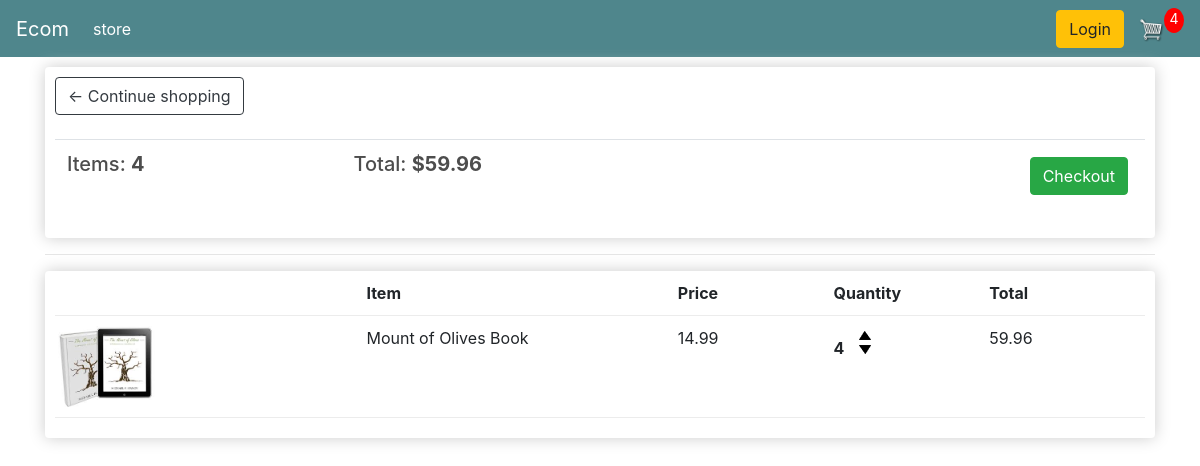
The app's page /cart/ (signed in) with its own data.
### store/models.py (models this page shows, shortened)
class Order(models.Model):
    customer = models.ForeignKey(Customer,on_delete=models.SET_NULL,blank=True,null=True)
    date_ordered = models.DateTimeField(auto_now_add=True)
    complete = models.BooleanField(default=False,null=True,blank=False)
    transaction_id = models.CharField(max_length=200,null=True)
    @property
    def get_cart_total(self):
        orderitems = self.orderitem_set.all()
        total = sum([item.get_total for item in orderitems])
        return total
    @property
    def get_cart_items(self):
            orderitems = self.orderitem_set.all()
            total = sum([item.quantity for item in orderitems])
            return total

class OrderItem(models.Model):
    product = models.ForeignKey(Product,on_delete=models.SET_NULL,blank=True,null=True)
    order = models.ForeignKey(Order,on_delete=models.SET_NULL,blank=True,null=True)
    quantity = models.IntegerField(default=0,null=True,blank=True)
    date_added = models.DateTimeField(auto_now_add=True)
    @property
    def get_total(self):
        total = self.product.price * self.quantity
        return total

class Product(models.Model):
    name = models.CharField(max_length=200,null=True)
    price = models.FloatField()
    digital = models.BooleanField(default=False,null=True,blank=False)
    image = models.ImageField(null=True,blank=True)

### store/views.py (the view)
# urls.py: path('cart/',views.cart,name="cart"),
def cart(request):
    if request.user.is_authenticated:
       customer = request.user.customer
       order,created = Order.objects.get_or_create(customer=customer,complete=False)
       items = order.orderitem_set.all()
       cartItems = order.get_cart_items
    else:
        items ={}
        order ={'get_cart_total':0,'get_cart_items':0}
        cartItems = order['get_cart_items']
    context = {'items':items,'order':order,'cartItems':cartItems}
    return render(request,'store/cart.html',context)

### store/templates/store/cart.html
{% extends 'store/main.html'%}
{% load static %}
{% block content %}
<div class="row">
  <div class="col-lg-12">
     <div class="box-element">
       <a class="btn btn-outline-dark" href="{% url 'store' %}">&#x2190; Continue shopping</a>
       <br>
       <br>
       <table class="table">
          <tr>
            <th><h5>Items: <strong>{{ order.get_cart_items }}</strong></h5></th>
            <th><h5>Total: <strong>${{ order.get_cart_total }}</strong></h5></th>
            <th>
              <a style="float:right;margin:5px;" class="btn btn-success" href="{% url 'checkout' %}">Checkout</a>
            </th>
          </tr>
       </table>
     </div>
     <hr>
     <div class="box-element">
				<div class="cart-row">
					<div style="flex:2"></div>
					<div style="flex:2"><strong>Item</strong></div>
					<div style="flex:1"><strong>Price</strong></div>
					<div style="flex:1"><strong>Quantity</strong></div>
					<div style="flex:1"><strong>Total</strong></div>
				</div>
				{% for item in items %}
				<div class="cart-row">
					<div style="flex:2"><img class="row-image" src="{{ item.product.image.url }}"></div>
					<div style="flex:2"><p>{{ item.product.name }}</p></div>
					<div style="flex:1"><p>{{ item.product.price }}</p></div>
					<div style="flex:1">
						<p class="quantity">{{ item.quantity }}</p>
						<div class="quantity">
							<img data-product="{{ item.product.id }}" data-action="add" class="chg-quantity update-cart" src="{% static  'images/arrow-up.png' %}">
							<img data-product="{{item.product.id}}" data-action="remove" class="chg-quantity update-cart" src="{% static  'images/arrow-down.png' %}">
						</div>
					</div>
					<div style="flex:1"><p>{{ item.get_total }}</p></div>
				</div>
     </div>     {% endfor %}
  </div>
</div>
{% endblock %}

### ecommerce/static/css/main.css (style rules this page uses)
body { background-color: hsl(0, 0%, 98%); }
h1,h2,h3,h4,h5,h6 { color:hsl(0, 0%, 30%); }
.box-element { box-shadow:hsl(0, 0%, 80%) 0 0 16px; background-color: #fff; border-radius: 4px; padding: 10px; }
.col-lg-4, .col-lg-6, .col-lg-8, .col-lg-12 { margin-top: 10px; }
.btn { border-radius: 0; }
.row-image { width: 100px; }
.cart-row { display: flex; align-items: flex-stretch; padding-bottom: 10px; margin-bottom: 10px; border-bottom: 1px solid #ececec; }
.quantity { display: inline-block; font-weight: 700; padding-right:10px; }
.chg-quantity { width: 12px; cursor: pointer; display: block; margin-top: 5px; transition:.1s; }

### records on screen
Order: get_cart_items "4", get_cart_total "59.96"
OrderItem: product.image (picture), product.name "Mount of Olives Book", product.price "14.99", quantity "4", get_total "59.96"

### other values on screen
{{ cartItems }} "4"
